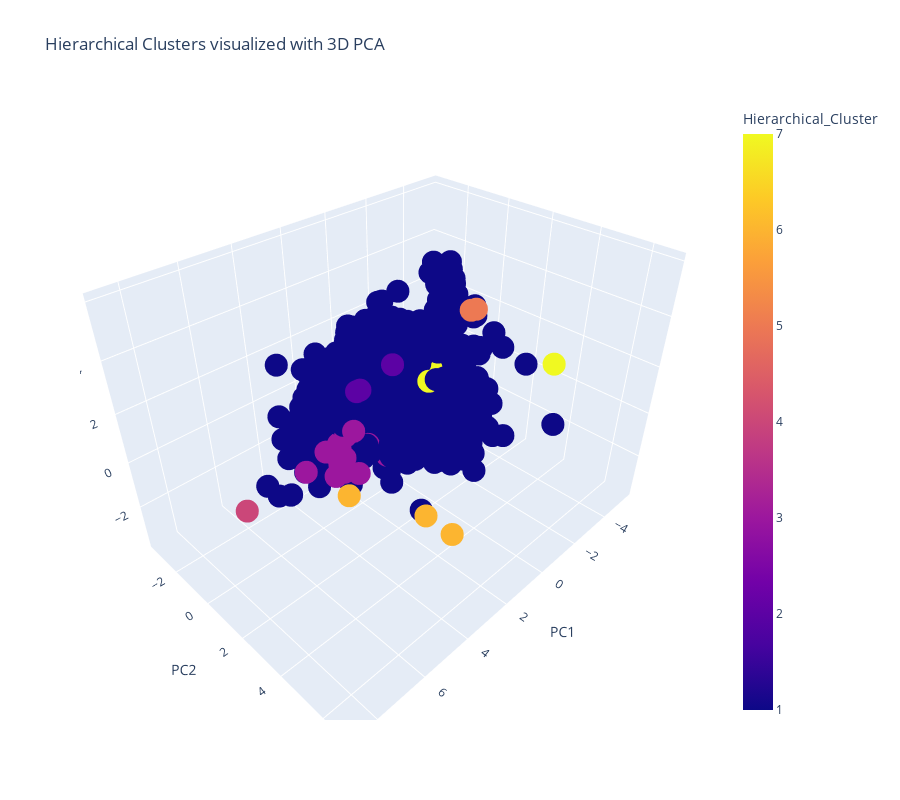

Notebook source saved alongside this figure:
### Code cell
# Add Hierarchical cluster labels
pca_df['Hierarchical_Cluster'] = hierarchy_chosen

fig_hierarchical = px.scatter_3d(pca_df,
                           x='PC1', y='PC2', z='PC3',
                           color='Hierarchical_Cluster',
                           title='Hierarchical Clusters visualized with 3D PCA')


# Adjust figure dimensions (increase height)
fig_hierarchical.update_layout(width=900, height=800)  # adjust height as needed

# Show interactive plot
fig_hierarchical.show()

### Figure 1 — Plotly figure (JSON) as saved in the notebook; plotly's stock layout.template omitted (floating-point values rounded to 4 significant figures; data arrays with more than 128 entries replaced by an {"elided": "..."} marker saying what was removed)
{"data": [{"hovertemplate": "PC1=%{x}<br>PC2=%{y}<br>PC3=%{z}<br>Hierarchical_Cluster=%{marker.color}<extra></extra>", "legendgroup": "", "marker": {"color": {"elided": "1599 int values"}, "coloraxis": "coloraxis", "symbol": "circle"}, "mode": "markers", "name": "", "scene": "scene", "showlegend": false, "x": {"elided": "1599 float values"}, "y": {"elided": "1599 float values"}, "z": {"elided": "1599 float values"}, "type": "scatter3d"}], "layout": {"scene": {"domain": {"x": [0.0, 1.0], "y": [0.0, 1.0]}, "xaxis": {"title": {"text": "PC1"}}, "yaxis": {"title": {"text": "PC2"}}, "zaxis": {"title": {"text": "PC3"}}}, "coloraxis": {"colorbar": {"title": {"text": "Hierarchical_Cluster"}}, "colorscale": [[0.0, "#0d0887"], [0.1111, "#46039f"], [0.2222, "#7201a8"], [0.3333, "#9c179e"], [0.4444, "#bd3786"], [0.5556, "#d8576b"], [0.6667, "#ed7953"], [0.7778, "#fb9f3a"], [0.8889, "#fdca26"], [1.0, "#f0f921"]]}, "legend": {"tracegroupgap": 0}, "title": {"text": "Hierarchical Clusters visualized with 3D PCA"}, "width": 900, "height": 800}}
